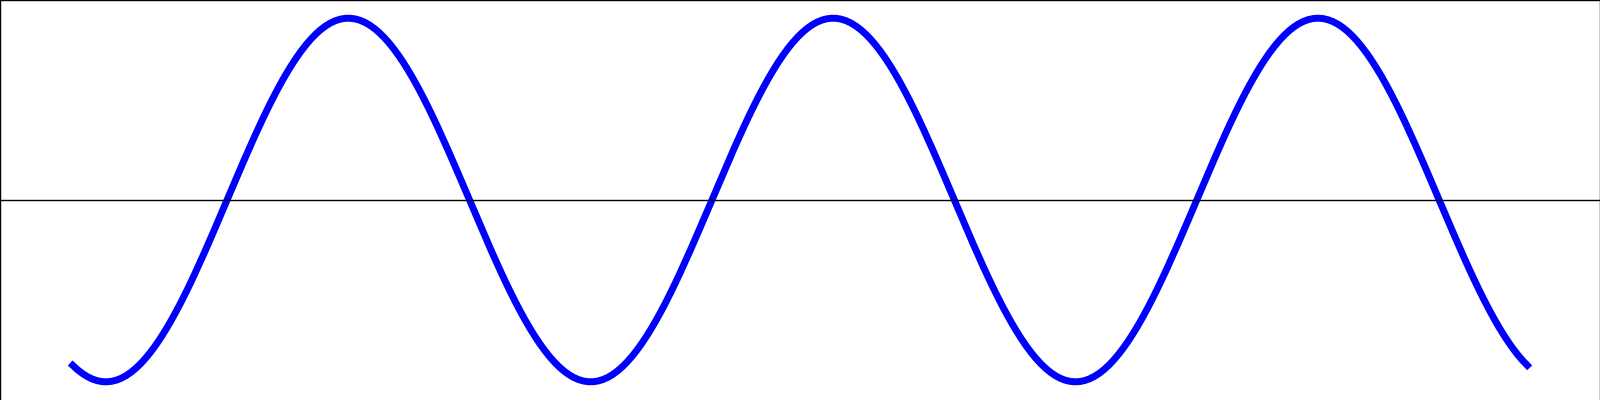

Reproduce this figure in Python.
import numpy as np
import matplotlib.pyplot as plt
import japanize_matplotlib

# パラメータ設定
cycles = 3  # 周期の数
samples_per_cycle = 100  # 1周期あたりのサンプル数
total_samples = cycles * samples_per_cycle

# データ生成
x = np.linspace(0, 2 * np.pi * cycles, total_samples)
y = np.sin(x-2)

# 軸および枠線を表示し、背景を透明にして再レンダリング
plt.figure(figsize=(16, 4))
plt.plot(x, y, color='blue', lw=5)


# 軸の設定：目盛りは非表示にするが枠線は表示
plt.xticks([])  # 目盛を非表示
plt.yticks([])

ax = plt.gca()
ax.spines['top'].set_visible(True)
ax.spines['right'].set_visible(True)
ax.spines['bottom'].set_position('center')

# 枠線の色や太さを調整（任意）
for spine in ax.spines.values():
    spine.set_linewidth(1)
    spine.set_color('black')

plt.tight_layout(pad=0)
plt.savefig('sin_wave.png', transparent=True)
plt.close()
